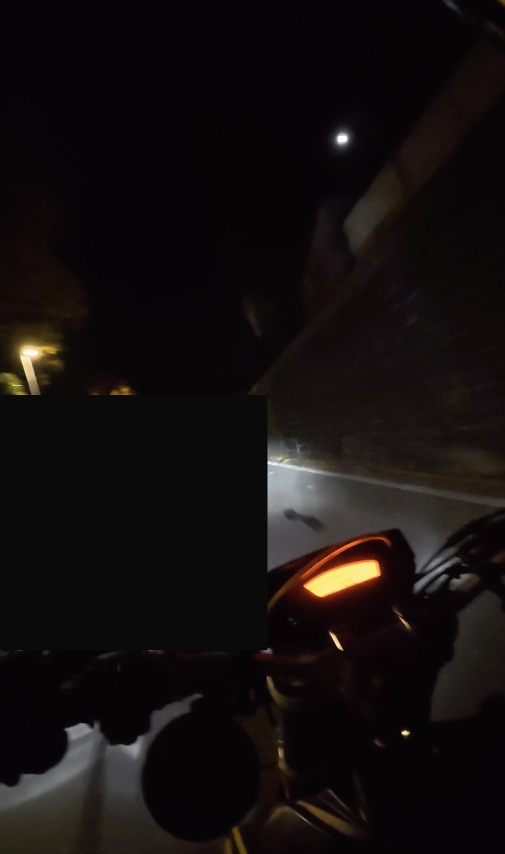
#> input picture motore/tests/fotogrammi/notte_display_diviso.jpg, 1010 x 1708 px (shown at 1/2 size)
$ python -i detector.py   (imports and definitions only)
#> lines starting #> are read from the running program, lines starting #| are printed output that depends on the picture; after the words box and inside, x2 and y2 are one past the last pixel; in counts of white or black regions, pixels touching at a corner belong together
#> further down, picture is the input picture: shape (1708, 1010, 3); mean B, G, R 14.5, 15, 19
"""Rilevamento del display tachimetro nel frame.

Due backend:
- euristico (default, sempre disponibile): tre segnali indipendenti dal
  colore del display (arancione LCD, nero/blu digitale, bianco analogico...):
    1. densità di bordi (edge density): un cruscotto pieno di numeri/icone ha
       molti più bordi ravvicinati dell'asfalto/cielo/serbatoio attorno,
       indipendentemente dal colore. Usato per TROVARE i blob candidati.
    2. texture interna: dentro ogni blob candidato, quanto è denso di bordi
       "grezzi" (pre-dilatazione). Un display con testo ne ha molti (i
       caratteri); un blob di forma simile ma "vuoto" — parabrezza,
       serbatoio, componenti metallici lisci — ne ha pochi. Discrimina i
       falsi positivi più comuni su scene onboard reali (molti oggetti
       hanno un contorno netto ma poco dettaglio dentro).
    3. color-match opzionale (arancione/ambra di default) come booster: se
       il colore combacia, la confidenza sale, ma non è più l'unico criterio.
  Più i vincoli geometrici comuni (aspect ratio, area massima, posizione
  nella metà alta del frame, dove sta il cruscotto sopra il manubrio) e,
  quando c'è un'ultima posizione nota, un bias di prossimità (vedi `near` in
  `detect()`).
- YOLO opzionale: se esiste models/tachometer.pt e ultralytics è installato,
  viene usato al posto dell'euristica. Import lazy: nessuna dipendenza
  obbligatoria per chi non lo usa.
"""
from __future__ import annotations

import os

import cv2
import numpy as np

from common import BBox

# ponytail: range HSV arancione/ambra usato solo come booster opzionale di
# confidenza (non più unico criterio) — utile sui display LCD ambra classici.
DEFAULT_HUE_RANGE = (0, 30)
DEFAULT_SAT_MIN = 90
DEFAULT_VAL_MIN = 90

_YOLO_CACHE: dict[str, object | None] = {}  # model_path -> modello caricato (o None se fallito)


def _try_load_yolo(model_path: str):
    if model_path in _YOLO_CACHE:
        return _YOLO_CACHE[model_path]
    model = None
    if os.path.exists(model_path):
        try:
            from ultralytics import YOLO  # lazy import, dipendenza opzionale
            model = YOLO(model_path)
        except ImportError:
            model = None
        except Exception:
            model = None
    _YOLO_CACHE[model_path] = model
    return model


class SpeedometerDetector:
    def __init__(
        self,
        hue_range: tuple[int, int] = DEFAULT_HUE_RANGE,
        sat_min: int = DEFAULT_SAT_MIN,
        val_min: int = DEFAULT_VAL_MIN,
        model_path: str = "models/tachometer.pt",
        yolo_conf: float = 0.5,
        search_top_fraction: float = 0.75,
        detect_scale: float = 0.5,
    ):
        self.hue_range = hue_range
        self.sat_min = sat_min
        self.val_min = val_min
        self.yolo_conf = yolo_conf
        self.search_top_fraction = search_top_fraction
        # Il rilevamento euristico lavora su un frame ridotto di questo
        # fattore (0.5 = metà risoluzione): Canny/morfologia scalano con
        # l'area del frame, quindi dimezzare i lati è ~4x più veloce.
        # Abbastanza economico da girare ad OGNI frame invece che ogni tot
        # con un tracker costoso in mezzo — più robusto ai movimenti bruschi
        # (curve, vibrazioni) perché non "insegue" mai una posizione vecchia.
        self.detect_scale = detect_scale
        self._yolo = _try_load_yolo(model_path)

    @property
    def using_yolo(self) -> bool:
        return self._yolo is not None

    def detect(self, frame: np.ndarray, roi: BBox | None = None, near: BBox | None = None) -> BBox | None:
        """Cerca il tachimetro nell'intero frame, o solo dentro `roi` se dato
        (usato per limitare la ricerca attorno all'ultima posizione nota).

        `near`: se dato (tipicamente l'ultimo bbox noto), i candidati vicini a
        questa posizione vengono preferiti a un candidato "migliore" ma
        lontano — altrimenti un blob più convincente comparso altrove nel
        frame (cambio di scena, altro veicolo, testo su cartello) fa
        "saltare" il rilevamento via dal tachimetro reale per il resto del
        video, perché vince di nuovo ad ogni frame successivo.
        """
        if roi is not None:
            sub = frame[roi.y1:roi.y2, roi.x1:roi.x2]
            if sub.size == 0:
                sub = frame
                offset = (0, 0)
            else:
                offset = (roi.x1, roi.y1)
        else:
            sub = frame
            offset = (0, 0)

        near_in_sub = None
        if near is not None:
            near_in_sub = BBox(near.x1 - offset[0], near.y1 - offset[1], near.x2 - offset[0], near.y2 - offset[1])

        if self._yolo is not None:
            result = self._detect_yolo(sub)
        else:
            result = self._detect_heuristic(sub, near=near_in_sub)

        if result is None:
            return None
        result.x1 += offset[0]
        result.x2 += offset[0]
        result.y1 += offset[1]
        result.y2 += offset[1]
        return result

    # [8 lines left out: function _detect_yolo, not called in this run]

    def _detect_heuristic(self, frame: np.ndarray, near: BBox | None = None) -> BBox | None:
        h_full, w_full = frame.shape[:2]

        # Lavora su una versione ridotta: Canny/morfologia costano in base
        # all'area del frame, quindi questo rende il rilevamento abbastanza
        # economico da girare ad ogni frame (vedi commento in __init__).
        scale = self.detect_scale
        small = cv2.resize(frame, None, fx=scale, fy=scale, interpolation=cv2.INTER_LINEAR) if scale != 1.0 else frame
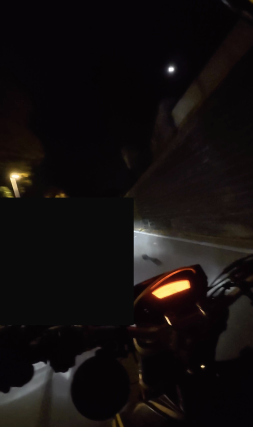
#> small: shape (854, 505, 3) (shown at 1/2 size); mean B, G, R 14.5, 15, 19.1
        h, w = small.shape[:2]
        search_h = int(h * self.search_top_fraction)

        near_small = None
        if near is not None and scale != 1.0:
            near_small = BBox(int(near.x1 * scale), int(near.y1 * scale), int(near.x2 * scale), int(near.y2 * scale))
        elif near is not None:
            near_small = near

        # --- Segnale 1: densità di bordi. Un display pieno di numeri/icone
        # produce molti bordi Canny ravvicinati; li si "addensa" con una
        # dilatazione così l'area del cruscotto diventa un blob unico invece
        # di tanti contorni sottili sparsi (funziona su QUALSIASI colore).
        gray = cv2.cvtColor(small, cv2.COLOR_BGR2GRAY)
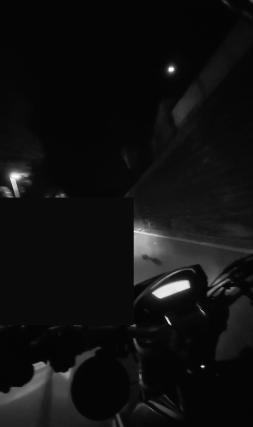
#> gray: shape (854, 505) (shown at 1/2 size); min 2, max 255, mean 16.2
        edges = cv2.Canny(gray, 60, 160)
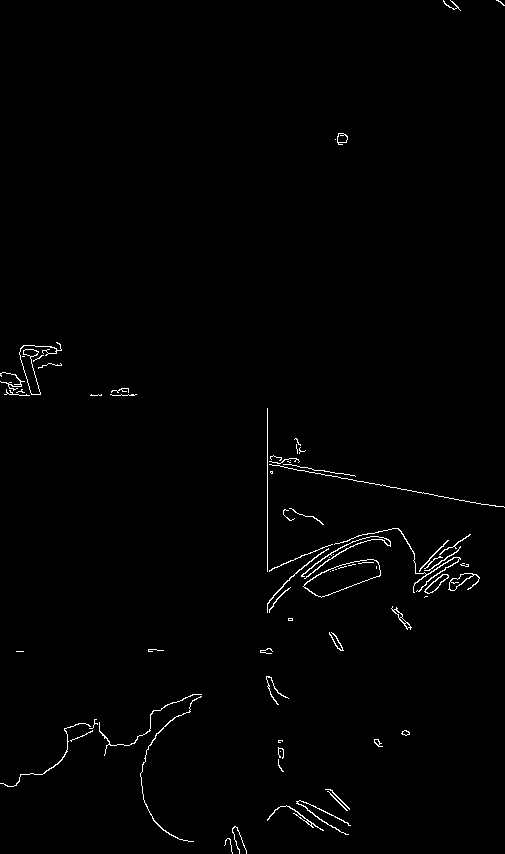
#> edges: shape (854, 505); 0.97% white in thin lines or dots
        edges[search_h:, :] = 0  # il cruscotto sta nella metà/terzo alto del frame
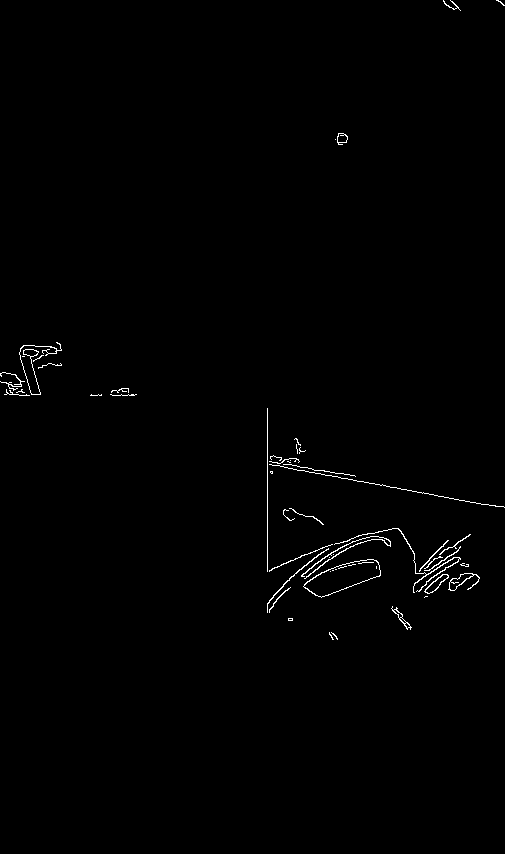
#> edges: shape (854, 505); 0.66% white in thin lines or dots, all inside (x1, y1, x2, y2) = (0, 0, 505, 640)
        density_kernel = cv2.getStructuringElement(cv2.MORPH_RECT, (13, 8))
        edge_mask = cv2.dilate(edges, density_kernel, iterations=2)
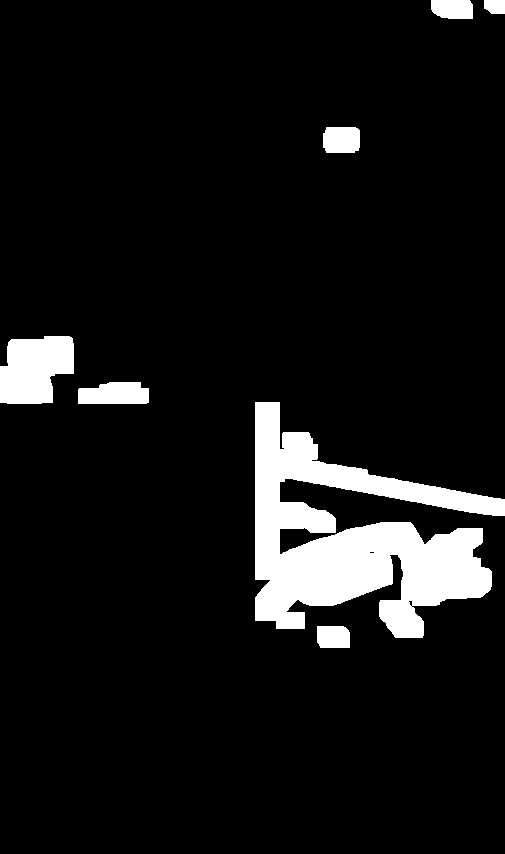
#> edge_mask: shape (854, 505); 8.3% white; 7 white regions, largest, box (x1, y1, x2, y2) and area: (255, 402, 505, 638) 27591, (0, 336, 74, 404) 4021, (78, 382, 149, 404) 1366
        edge_mask = cv2.morphologyEx(edge_mask, cv2.MORPH_CLOSE, density_kernel)
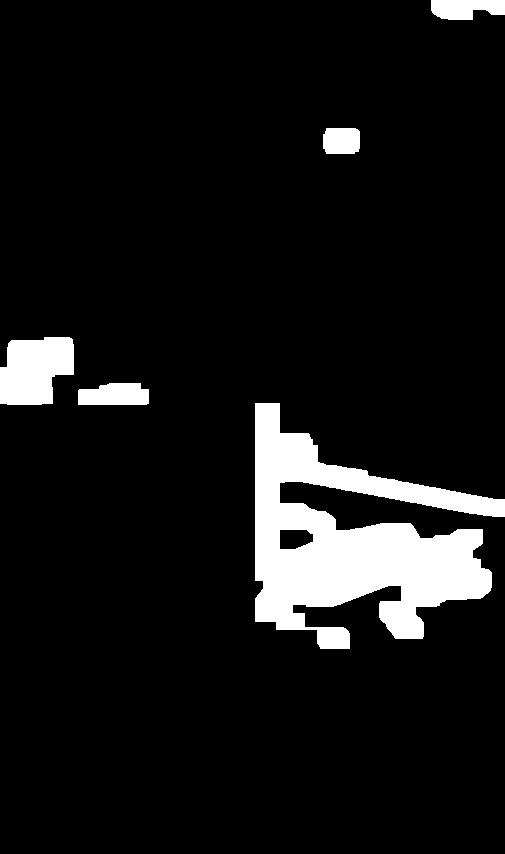
#> edge_mask: shape (854, 505); 8.5% white; 5 white regions, box (x1, y1, x2, y2) and area: (255, 403, 505, 649) 28969, (0, 337, 74, 405) 4033, (78, 383, 149, 405) 1366, (431, 0, 505, 20) 1187, (323, 128, 360, 154) 915

        # --- Segnale 2 (booster opzionale): color-match arancione/ambra,
        # utile sui display LCD ambra classici ma non più obbligatorio.
        hsv = cv2.cvtColor(small, cv2.COLOR_BGR2HSV)
#> hsv: shape (854, 505, 3); mean H, S, V 96.5, 81.5, 19.4
        lower = np.array([self.hue_range[0], self.sat_min, self.val_min])
        upper = np.array([self.hue_range[1], 255, 255])
        color_mask = cv2.inRange(hsv, lower, upper)
#> color_mask: shape (854, 505); 1% white; 29 white regions (19 under 20 px), largest, box (x1, y1, x2, y2) and area: (296, 536, 390, 601) 2879, (15, 338, 59, 394) 863, (1, 373, 27, 395) 272
        color_mask[search_h:, :] = 0
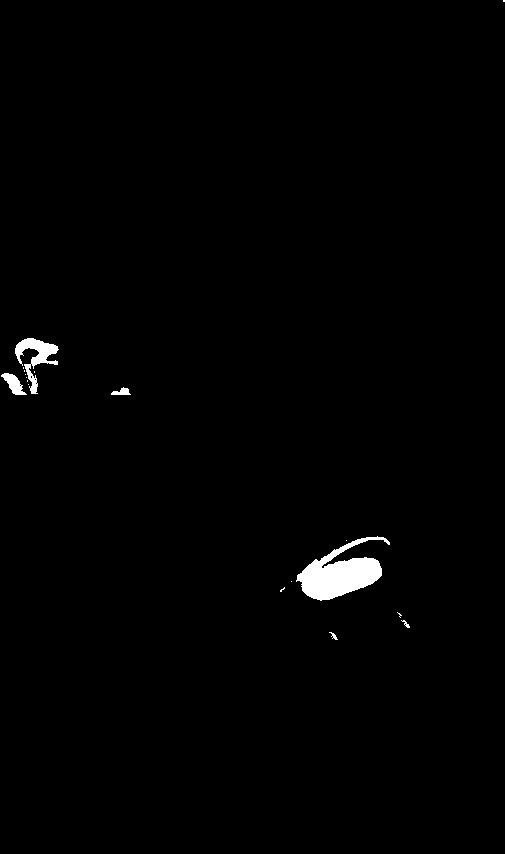
#> color_mask: shape (854, 505); 0.97% white; 18 white regions (12 under 20 px)

        contours, _ = cv2.findContours(edge_mask, cv2.RETR_EXTERNAL, cv2.CHAIN_APPROX_SIMPLE)
#> contours = 5 contours; box (x1, y1, x2, y2) and area: (255, 403, 505, 649) 28702, (0, 337, 74, 405) 3898, (78, 383, 149, 405) 1278, (431, 0, 505, 20) 1096, (323, 128, 360, 154) 858
        if not contours:
            return None

        min_area = (w * h) * 0.004  # scarta rumore troppo piccolo
        max_area = (w * h) * 0.25   # scarta blob molto grandi (parabrezza, serbatoio, sfondo)
        candidates = []
        for c in contours:
            area = cv2.contourArea(c)
            if area < min_area or area > max_area:
                continue
            x, y, cw, ch = cv2.boundingRect(c)
            if ch == 0:
                continue
            aspect = cw / ch
            # Il display tachimetro è tipicamente largo e basso (trapezoidale
            # o rettangolare); scarta forme troppo strette o troppo quadrate.
            if not (1.1 <= aspect <= 6.0):
                continue

            fill_ratio = area / max(cw * ch, 1)
            # Bonus di confidenza se dentro il bbox c'è anche colore arancione:
            # non richiesto, ma alza la priorità quando presente.
            color_overlap = cv2.countNonZero(color_mask[y:y + ch, x:x + cw]) / max(cw * ch, 1)
            # Densità di bordi GREZZI (pre-dilatazione) dentro il bbox: un
            # display con testo/numeri ha molti bordi interni ravvicinati
            # (i caratteri); un blob "vuoto" di forma simile — parabrezza,
            # serbatoio, componenti metallici lisci — ne ha pochi, la sua
            # area diventa un blob solo dopo la dilatazione. Fattore additivo
            # (non uno scarto secco): un display a tinta piena senza testo
            # visibile resta comunque un candidato valido, solo con priorità
            # più bassa di uno che ha davvero texture interna.
            interior_edge_density = cv2.countNonZero(edges[y:y + ch, x:x + cw]) / max(cw * ch, 1)
            texture_score = min(1.0, interior_edge_density * 6)
            confidence = min(1.0, 0.45 * fill_ratio + 0.25 * texture_score + 0.3 * min(1.0, color_overlap * 3))
            candidates.append((confidence * area, confidence, BBox(x, y, x + cw, y + ch)))
#> this loop made 5 passes
#> area on passes 2, 4, 5: 1277.5, 857.5, 1096
#> after the loop, candidates = []

        if not candidates:
            return None

        if near_small is not None:
            # Preferisce il candidato più vicino all'ultima posizione nota
            # invece del "migliore assoluto": penalizza in base alla distanza
            # tra i centri (normalizzata sulla dimensione del frame), così un
            # blob comparso altrove nel frame non fa saltare via il tracking
            # dal tachimetro reale.
            near_cx, near_cy = near_small.center
            diag = max(1.0, (w ** 2 + h ** 2) ** 0.5)
            scored = []
            for score, confidence, bbox in candidates:
                cx, cy = bbox.center
                dist = ((cx - near_cx) ** 2 + (cy - near_cy) ** 2) ** 0.5
                proximity = max(0.0, 1.0 - dist / (diag * 0.5))
                scored.append((score * (0.4 + 0.6 * proximity), confidence, bbox))
            candidates = scored

        _, confidence, bbox = max(candidates, key=lambda t: t[0])
        if scale != 1.0:
            inv = 1.0 / scale
            bbox = BBox(
                int(bbox.x1 * inv), int(bbox.y1 * inv),
                int(bbox.x2 * inv), int(bbox.y2 * inv),
            )
        bbox.confidence = float(confidence)
        return bbox

>>> import cv2
>>> picture = cv2.imread('motore/tests/fotogrammi/notte_display_diviso.jpg')
>>> result = SpeedometerDetector().detect(picture)
#> result = None

$ run again, on motore/tests/fotogrammi/notte_finestra_accesa.jpg
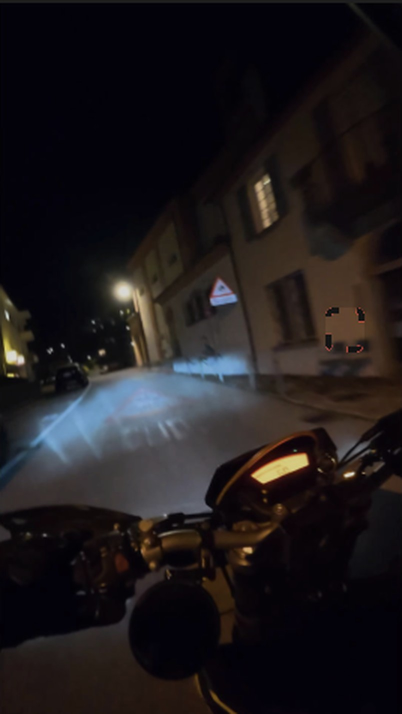
#> input picture motore/tests/fotogrammi/notte_finestra_accesa.jpg, 804 x 1428 px (shown at 1/2 size)
#> picture is the input picture: shape (1428, 804, 3); mean B, G, R 27.6, 25.5, 29.5
#> in _detect_heuristic, `edges = cv2.Canny(gray, 60, 160)`:
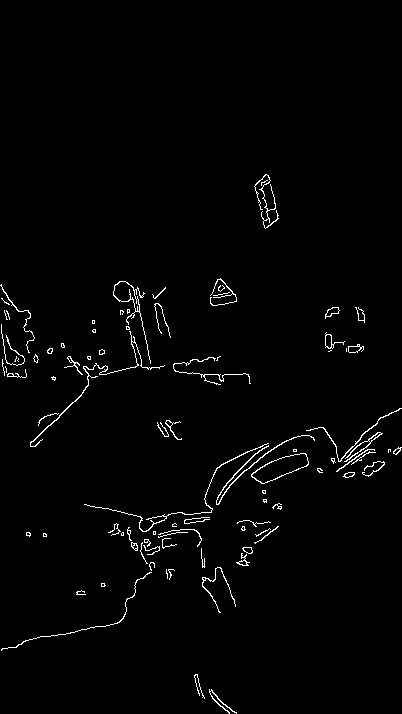
#> edges: shape (714, 402); 1.7% white in thin lines or dots, all inside (x1, y1, x2, y2) = (0, 174, 402, 714)
#> hsv: shape (714, 402, 3); mean H, S, V 91.9, 127.7, 34.6
#> in _detect_heuristic, `color_mask[search_h:, :] = 0`:
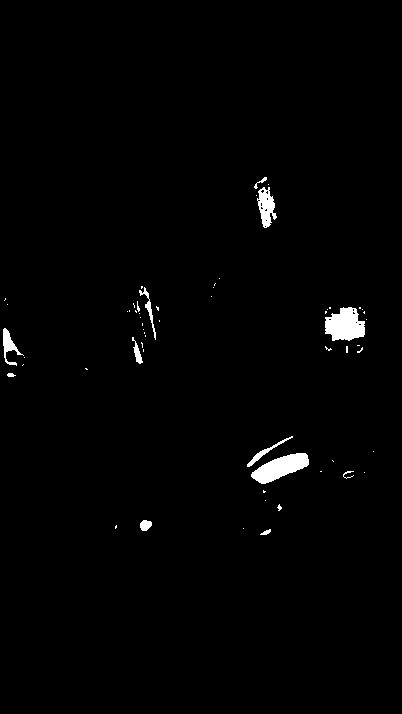
#> color_mask: shape (714, 402); 1.3% white; 59 white regions (47 under 20 px)
#> contours = 7 contours; box (x1, y1, x2, y2) and area: (0, 276, 263, 456) 20769, (72, 403, 402, 544) 19960, (313, 302, 377, 362) 3567, (242, 169, 291, 238) 2680, (198, 273, 249, 315) 1792, (145, 415, 194, 449) 1442, (14, 527, 59, 544) 687
#> the loop in _detect_heuristic, `for c in contours:` made 7 passes
#> (area, x, y, cw, ch, aspect, fill_ratio, color_overlap) on passes 2, 3, 5, 6: (1442, 145, 415, 49, 34, 1.44, 0.866, 0), (19960.5, 72, 403, 330, 141, 2.34, 0.429, 0.0297), (20769, 0, 276, 263, 180, 1.46, 0.439, 0.0145), (1791.5, 198, 273, 51, 42, 1.21, 0.836, 0.0028)
#> after the loop in _detect_heuristic, `for c in contours:`: candidates = 4 items
#> in _detect_heuristic, `_, confidence, bbox = max(candidates, key=lambda t: t[0])`: confidence = 0.267
#> result.x1 = 0
#> result.x2 = 526
#> result.y1 = 552
#> result.y2 = 912

$ run again, on motore/tests/fotogrammi/notte_lampione_in_fondo.jpg
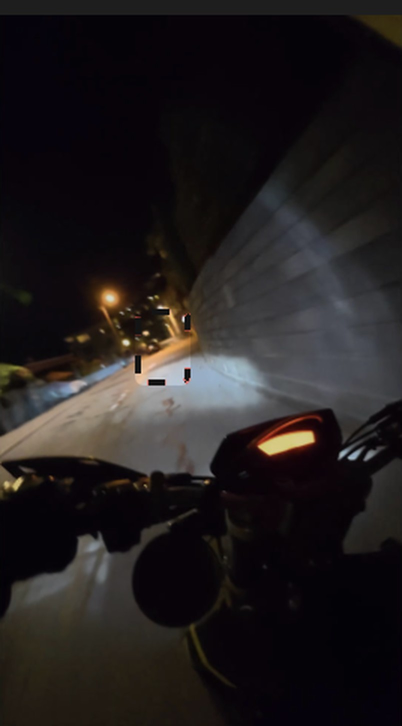
#> input picture motore/tests/fotogrammi/notte_lampione_in_fondo.jpg, 804 x 1452 px (shown at 1/2 size)
#> picture is the input picture: shape (1452, 804, 3); mean B, G, R 30.1, 29.4, 33.6
#> in _detect_heuristic, `edges = cv2.Canny(gray, 60, 160)`:
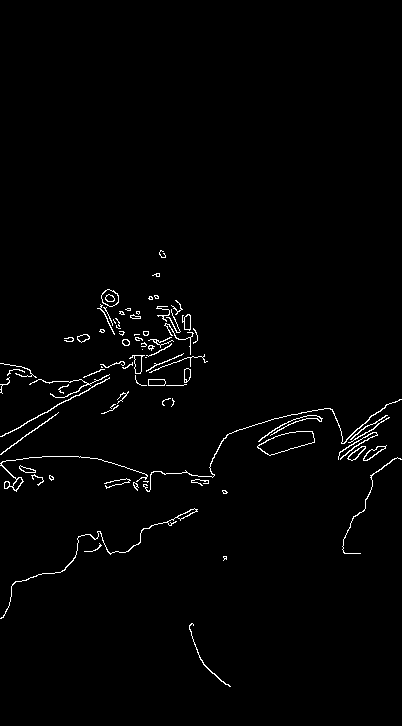
#> edges: shape (726, 402); 1.5% white in thin lines or dots, all inside (x1, y1, x2, y2) = (0, 250, 402, 687)
#> hsv: shape (726, 402, 3); mean H, S, V 98.4, 103.1, 35.8
#> in _detect_heuristic, `color_mask = cv2.inRange(hsv, lower, upper)`:
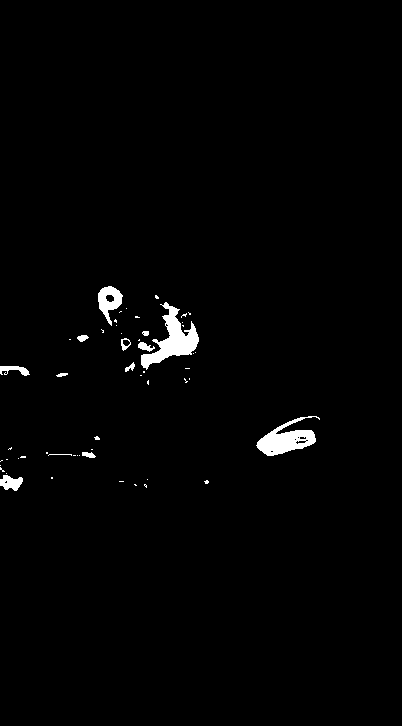
#> color_mask: shape (726, 402); 1.4% white; 55 white regions (42 under 20 px)
#> contours = 1 contour; box (x1, y1, x2, y2) and area: (0, 245, 402, 553) 46786
#> the loop in _detect_heuristic, `for c in contours:` made 1 pass
#> (area, x, y, cw, ch, aspect, fill_ratio, color_overlap) on pass 1: (46786, 0, 245, 402, 308, 1.31, 0.378, 0.0333)
#> after the loop in _detect_heuristic, `for c in contours:`: candidates = 1 item
#> bbox.confidence = 0.247
#> result.x1 = 0
#> result.x2 = 804
#> result.y1 = 490
#> result.y2 = 1106
